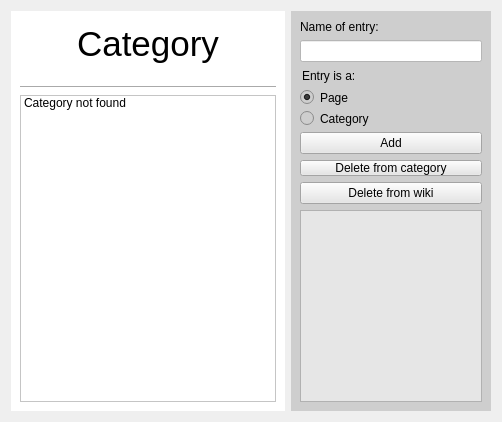
      <widget class="QWidget" name="Category">
       <property name="sizePolicy">
        <sizepolicy hsizetype="Maximum" vsizetype="Preferred">
         <horstretch>0</horstretch>
         <verstretch>0</verstretch>
        </sizepolicy>
       </property>
       <property name="minimumSize">
        <size>
         <width>0</width>
         <height>0</height>
        </size>
       </property>
       <layout class="QGridLayout" name="gridLayout_4">
        <item row="1" column="2">
         <widget class="QWidget" name="CatRightBar" native="true">
          <property name="sizePolicy">
           <sizepolicy hsizetype="Minimum" vsizetype="Preferred">
            <horstretch>2</horstretch>
            <verstretch>7</verstretch>
           </sizepolicy>
          </property>
          <property name="minimumSize">
           <size>
            <width>120</width>
            <height>0</height>
           </size>
          </property>
          <property name="maximumSize">
           <size>
            <width>200</width>
            <height>16777215</height>
           </size>
          </property>
          <property name="styleSheet">
           <string notr="true">QWidget{
background-color:rgb(206, 206, 206);
color:black;
}
QPushButton{
background-color:#e6e6e6;
}
QPushButton:pressed{
background-color:gray;
}

QPlainTextEdit{
background-color:#e6e6e6;
}</string>
          </property>
          <layout class="QVBoxLayout" name="verticalLayout_3">
           <item>
            <widget class="QLabel" name="CatLabel">
             <property name="styleSheet">
              <string notr="true">text-align:center;
color:black;
font: 11pt &quot;Calibri&quot;;
border:0;</string>
             </property>
             <property name="text">
              <string>Name of entry:</string>
             </property>
            </widget>
           </item>
           <item>
            <widget class="QLineEdit" name="CatLineEdit">
             <property name="styleSheet">
              <string notr="true">color:black;
background-color:white;
</string>
             </property>
            </widget>
           </item>
           <item>
            <widget class="QLineEdit" name="lineEdit_2">
             <property name="styleSheet">
              <string notr="true">border:0;</string>
             </property>
             <property name="text">
              <string>Entry is a:</string>
             </property>
            </widget>
           </item>
           <item>
            <widget class="QRadioButton" name="CatPageRadio">
             <property name="styleSheet">
              <string notr="true">border:0;
font: 9pt &quot;Sans Serif&quot;;</string>
             </property>
             <property name="text">
              <string>Page</string>
             </property>
             <property name="checked">
              <bool>true</bool>
             </property>
            </widget>
           </item>
           <item>
            <widget class="QRadioButton" name="CatCatRadio">
             <property name="styleSheet">
              <string notr="true">border:0;
font: 9pt &quot;Sans Serif&quot;;</string>
             </property>
             <property name="text">
              <string>Category</string>
             </property>
            </widget>
           </item>
           <item>
            <widget class="QPushButton" name="CatAdd">
             <property name="sizePolicy">
              <sizepolicy hsizetype="Minimum" vsizetype="Fixed">
               <horstretch>0</horstretch>
               <verstretch>0</verstretch>
              </sizepolicy>
             </property>
             <property name="minimumSize">
              <size>
               <width>0</width>
               <height>0</height>
              </size>
             </property>
             <property name="maximumSize">
              <size>
               <width>16777215</width>
               <height>90</height>
              </size>
             </property>
             <property name="styleSheet">
              <string notr="true"/>
             </property>
             <property name="text">
              <string>Add</string>
             </property>
            </widget>
           </item>
           <item>
            <widget class="QPushButton" name="CatDelete">
             <property name="sizePolicy">
              <sizepolicy hsizetype="Minimum" vsizetype="Fixed">
               <horstretch>0</horstretch>
               <verstretch>0</verstretch>
              </sizepolicy>
             </property>
             <property name="styleSheet">
              <string notr="true">padding-left:3px;
padding-right:3px;</string>
             </property>
             <property name="text">
              <string>Delete from category</string>
             </property>
            </widget>
           </item>
           <item>
            <widget class="QPushButton" name="CatDeleteFromWiki">
             <property name="sizePolicy">
              <sizepolicy hsizetype="Minimum" vsizetype="Fixed">
               <horstretch>0</horstretch>
               <verstretch>0</verstretch>
              </sizepolicy>
             </property>
             <property name="styleSheet">
              <string notr="true"/>
             </property>
             <property name="text">
              <string>Delete from wiki</string>
             </property>
            </widget>
           </item>
           <item>
            <widget class="QPlainTextEdit" name="CatResult">
             <property name="styleSheet">
              <string notr="true"/>
             </property>
             <property name="readOnly">
              <bool>true</bool>
             </property>
             <property name="plainText">
              <string/>
             </property>
            </widget>
           </item>
          </layout>
         </widget>
        </item>
        <item row="1" column="1">
         <widget class="QWidget" name="widget_4" native="true">
          <property name="styleSheet">
           <string notr="true">color:black;
background-color:white;</string>
          </property>
          <layout class="QVBoxLayout" name="verticalLayout_6">
           <item>
            <widget class="QTextEdit" name="CatTitle">
             <property name="sizePolicy">
              <sizepolicy hsizetype="Expanding" vsizetype="Fixed">
               <horstretch>0</horstretch>
               <verstretch>1</verstretch>
              </sizepolicy>
             </property>
             <property name="maximumSize">
              <size>
               <width>16777215</width>
               <height>60</height>
              </size>
             </property>
             <property name="styleSheet">
              <string notr="true">color:black;
border:0;
font: 26pt &quot;Sans Serif&quot;;</string>
             </property>
             <property name="readOnly">
              <bool>true</bool>
             </property>
             <property name="html">
              <string>&lt;!DOCTYPE HTML PUBLIC &quot;-//W3C//DTD HTML 4.0//EN&quot; &quot;http://www.w3.org/TR/REC-html40/strict.dtd&quot;&gt;
&lt;html&gt;&lt;head&gt;&lt;meta name=&quot;qrichtext&quot; content=&quot;1&quot; /&gt;&lt;meta charset=&quot;utf-8&quot; /&gt;&lt;style type=&quot;text/css&quot;&gt;
p, li { white-space: pre-wrap; }
hr { height: 1px; border-width: 0; }
li.unchecked::marker { content: &quot;\2610&quot;; }
li.checked::marker { content: &quot;\2612&quot;; }
&lt;/style&gt;&lt;/head&gt;&lt;body style=&quot; font-family:'Sans Serif'; font-size:26pt; font-weight:400; font-style:normal;&quot;&gt;
&lt;p align=&quot;center&quot; style=&quot; margin-top:0px; margin-bottom:0px; margin-left:0px; margin-right:0px; -qt-block-indent:0; text-indent:0px;&quot;&gt;Category&lt;/p&gt;&lt;/body&gt;&lt;/html&gt;</string>
             </property>
            </widget>
           </item>
           <item>
            <widget class="Line" name="CatLine">
             <property name="sizePolicy">
              <sizepolicy hsizetype="Minimum" vsizetype="Fixed">
               <horstretch>0</horstretch>
               <verstretch>1</verstretch>
              </sizepolicy>
             </property>
             <property name="styleSheet">
              <string notr="true">border-bottom:0;
border-left:0;
border-right:0;</string>
             </property>
             <property name="orientation">
              <enum>Qt::Orientation::Horizontal</enum>
             </property>
            </widget>
           </item>
           <item>
            <widget class="QListWidget" name="CatList">
             <property name="styleSheet">
              <string notr="true"/>
             </property>
             <item>
              <property name="text">
               <string>Category not found</string>
              </property>
             </item>
            </widget>
           </item>
          </layout>
         </widget>
        </item>
       </layout>
      </widget>
